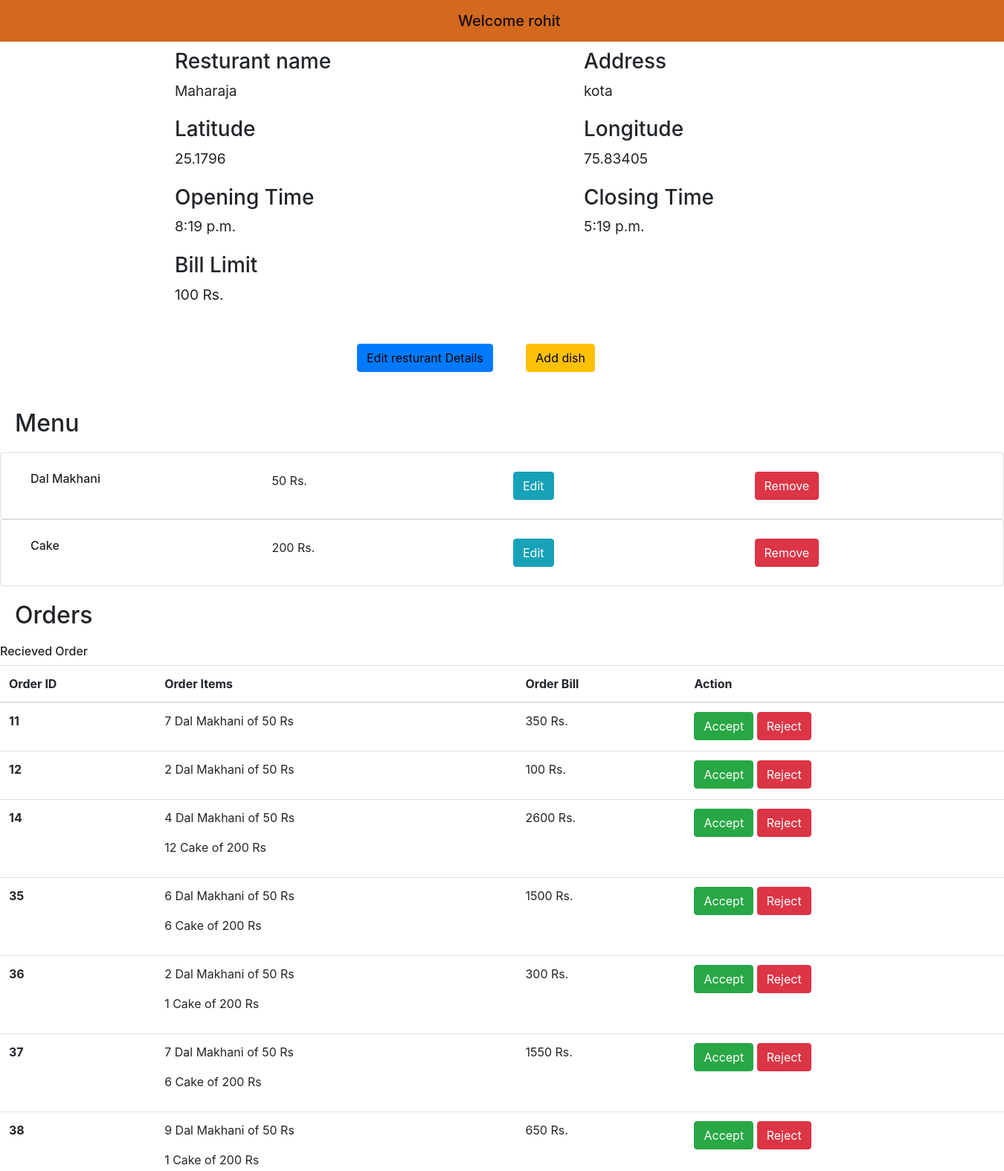
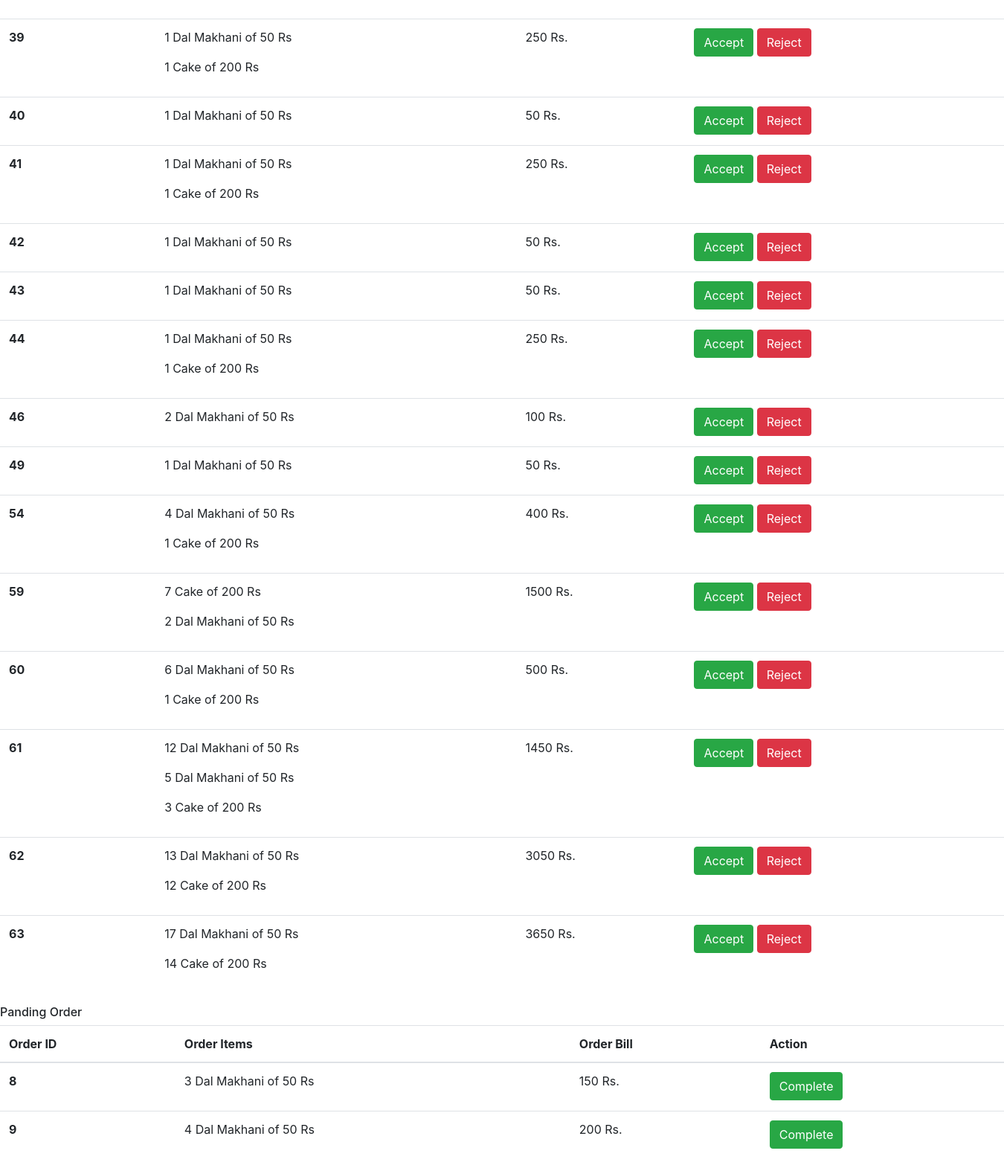
/restaurant/dashboard/1, run on the app's committed database (2 pictures, top to bottom).
### accounts/models.py (models this page shows, shortened)
class Owner(models.Model):
	name = models.CharField(max_length = 20)
	password = models.CharField(max_length = 100)
	restaurant_name = models.CharField(max_length = 100)
	is_login = models.BooleanField(default = False)

### restaurant/models.py (models this page shows, shortened)
class Resturant(models.Model):
  owner=ForeignKey(Owner,on_delete = models.CASCADE)
  name=models.CharField(max_length=20)
  address=models.CharField(max_length=200)
  latitude=models.FloatField()
  longitude=models.FloatField()
  opening_time=models.TimeField()
  closing_time=models.TimeField()
  bill_limit=models.IntegerField()

class Dish(models.Model):
  owner=ForeignKey(Owner,on_delete = models.CASCADE)
  name=models.CharField(max_length=20)
  price=models.IntegerField()

### restaurant/views.py (the view)
# urls.py: path('dashboard/<int:id>',views.dashboard,name="dashboard"),
def dashboard(request,id):
  request.session["owner_id"]=id
  owner=Owner.objects.get(id=id)
  resturant=None
  dishes=None
  order=False
  recieved_order=None
  panding_order=None
  if Resturant.objects.all().filter(owner=owner):
    resturant=Resturant.objects.get(owner=owner)
  if Dish.objects.all().filter(owner=owner):
    dishes=Dish.objects.all().filter(owner=owner)
  if resturant:
    orders_list=Order.objects.filter(restaurant_id=resturant.id,complete=True)
    recieved_order=[]
    panding_order=[]
    for order in orders_list:
      dishess=Orderdish.objects.filter(order=order)
      if dishess:
        d=[]
        total_bill=0
        for dish in dishess:
          quantity=dish.quantity
          name=dish.dish.name
          price=dish.dish.price
          obj=Info1(name,price,quantity)
          d.append(obj)
          total_bill=total_bill+quantity*price
        obj=Info2(d,order.id,total_bill)
        if order.status=="placed":
          recieved_order.append(obj)
        elif order.status=="panding":
          panding_order.append(obj)
  if recieved_order or panding_order:
    order=True
  return render(request,'dashboard.html',{
    'name':owner.name,
    'id':id,
    'resturant':resturant,
    'dishes':dishes,
    'recieved_order':recieved_order,
    'panding_order':panding_order,
    'order':order
    })

### restaurant/templates/dashboard.html (shortened to what this page needs)
{% load static %}
<!DOCTYPE html>
<html lang="en">
<head>
  <link rel="stylesheet" href="https://stackpath.bootstrapcdn.com/bootstrap/4.3.1/css/bootstrap.min.css">
  <link href="{% static 'css/resturant/dashboard.css' %}" rel="stylesheet"/>
</head>
<body>
  <div>
    <nav class="navbar navbar-light " style="background-color:chocolate">
      <span class="navbar-brand mb-0 h1" id="welcome">Welcome {{name}}</span>
    </nav>
    {% if resturant %}
      <div class="container">
        <div class="row">
          <div class="col">
            <h3>Resturant name</h3>
            <p>{{resturant.name}}</p>
          </div>
          <div class="col">
            <h3>Address</h3>
            <p>{{resturant.address}}</p>
          </div>
        </div>
        <div class="row">
          <div class="col">
            <h3>Latitude</h3>
            <p>{{resturant.latitude}}</p>
          </div>
          <div class="col">
            <h3>Longitude</h3>
            <p>{{resturant.longitude}}</p>
          </div>
        </div>
        <div class="row">
          <div class="col">
            <h3>Opening Time</h3>
            <p>{{resturant.opening_time}}</p>
          </div>
          <div class="col">
            <h3>Closing Time</h3>
            <p>{{resturant.closing_time}}</p>
          </div>
        </div>
        <div class="row">
          <div class="col">
            <h3>Bill Limit</h3>
            <p>{{resturant.bill_limit}} Rs.</p>
          </div>
        </div>
      </div>
    {% else %}
      <button type="button" class="btn btn-primary" style="margin-left: 600px; "><a href="add_resturant/{{id}}" style="color:white">Add resturant</a></button>
    {% endif%}
  </div>
  {% if resturant %}
  <div class="row"  id="buttons">
    <span>
      <button type="button" class="btn btn-primary" id="btn1"><a href="resturant_details/{{id}}" style="color:black">Edit resturant Details</a></button>
      <button type="button" class="btn btn-warning" id="btn2"><a href="add_dish/{{id}}" style="color:black">Add dish</a></button>
    </span>
  </div>
  {% endif %}
  {% if dishes %}
  <div>
    <h2 style="margin: 20px;">Menu</h2>
      <div>
        {% for dish in dishes %}
        <div class="card">
          <div class="card-body">
            <div class="row">
                <div class="col">
                  <h6>{{dish.name}}</h6>
                </div>
                <div class="col">
                  {{dish.price}} Rs.
                </div>
                <div class="col">
                  <button type="button" class="btn btn-info"><a href="edit_dish/{{dish.id}}" style="color:white">Edit</a></button>
                </div>
                <div class="col">
                  <button type="button" class="btn btn-danger"><a href="remove_dish/{{dish.id}}" style="color:white">Remove</a></button>
                </div>
            </div>
          </div>
        </div>
        {% endfor %}
      </div>
  </div>
  {% endif %}
  {% if order %}
  <h2 style="margin: 20px;">Orders</h2>
    {% if recieved_order %}
      <h6>Recieved Order</h6>
      <table class="table">
        <thead>
          <tr>
            <th scope="col">Order ID</th>
            <th scope="col">Order Items</th>
            <th scope="col">Order Bill</th>
            <th scope="col">Action</th>
          </tr>
        </thead>
        <tbody>
          {% for order in recieved_order %}
          <tr>
            <th scope="row">{{order.id}}</th>
            <td>
              {% for dish in order.dishes %}
                <p>{{dish.quantity}} {{dish.name}} of {{dish.price}} Rs</p>
              {% endfor %}
            </td>
            <td>{{order.bill}} Rs.</td>
            <td>
              <button type="button" class="btn btn-success" ><a href="accept_order/{{order.id}}" style="color:white">Accept</a></button>
              <button type="button" class="btn btn-danger"><a href="reject_order/{{order.id}}" style="color:white">Reject</a></button>
            </td>
          </tr>
          {% endfor %}
        </tbody>
      </table>
    {% endif %}
    {% if panding_order %}
      <h6>Panding Order</h6>
      <table class="table">
        <thead>
          <tr>
            <th scope="col">Order ID</th>
            <th scope="col">Order Items</th>
            <th scope="col">Order Bill</th>
            <th scope="col">Action</th>
          </tr>
        </thead>
        <tbody>
          {% for order in panding_order %}
          <tr>
            <th scope="row">{{order.id}}</th>
            <td>
              {% for dish in order.dishes %}
                <p>{{dish.quantity}} {{dish.name}} of {{dish.price}} Rs</p>
              {% endfor %}
            </td>
            <td>{{order.bill}} Rs.</td>
            <td>
              <button type="button" class="btn btn-success" ><a href="complete_order/{{order.id}}" style="color:white">Complete</a></button>
            </td>
          </tr>
          {% endfor %}
        </tbody>
      </table>
    {% endif %}
  {% endif %}
</body>
</html>

### static/css/resturant/dashboard.css (style rules this page uses)
.navbar { margin-bottom: 10px; }
.container { margin:5px; margin-left: 200px; font-size: larger; }
.row { margin:5px; }
#welcome { margin-left: 600px; }
#buttons { margin-left: 470px; }
#btn1 { margin:10px; }
#btn2 { margin:30px; }
a { text-decoration:wavy; }

### data on the page
Owner: name "rohit"
Resturant: name "Maharaja", address "kota", latitude "25.1796", longitude "75.83405", opening_time "8:19 p.m.", closing_time "5:19 p.m.", bill_limit "100"
Dish: name "Dal Makhani", price "50", name "Dal Makhani" "Dal Makhani" "Dal Makhani" "Dal Makhani" "Dal Makhani" "Dal Makhani" "Dal Makhani" "Dal Makhani" "Dal Makhani" "Dal Makhani" "Dal Makhani" "Dal Makhani" "Dal Makhani" "Dal Makhani" "Dal Makhani" "Dal Makhani" "Dal Makhani" "Dal Makhani" "Dal Makhani" "Dal Makhani" "Dal Makhani" "Dal Makhani", name "Dal Makhani" "Dal Makhani"
Dish: name "Cake", price "200", name "Cake" "Cake" "Cake" "Cake" "Cake" "Cake" "Cake" "Cake" "Cake" "Cake" "Cake" "Cake" "Cake" "Cake"

### other printed values
{{ order.id }} "11" "12" "14" "35" "36" "37" "38" "39" "40" "41" "42" "43" "44" "46" "49" "54" "59" "60" "61" "62" "63"
{{ dish.quantity }} "7" "2" "4" "12" "6" "6" "2" "1" "7" "6" "9" "1" "1" "1" "1" "1" "1" "1" "1" "1" "1" "2" "1" "4" "1" "7" "2" "6" "1" "12" "5" "3" "13" "12" "17" "14"
{{ dish.price }} "50" "50" "50" "200" "50" "200" "50" "200" "50" "200" "50" "200" "50" "200" "50" "50" "200" "50" "50" "50" "200" "50" "50" "50" "200" "200" "50" "50" "200" "50" "50" "200" "50" "200" "50" "200"
{{ order.bill }} "350" "100" "2600" "1500" "300" "1550" "650" "250" "50" "250" "50" "50" "250" "100" "50" "400" "1500" "500" "1450" "3050" "3650"
{{ order.id }} "8" "9"
{{ dish.quantity }} "3" "4"
{{ dish.price }} "50" "50"
{{ order.bill }} "150" "200"
